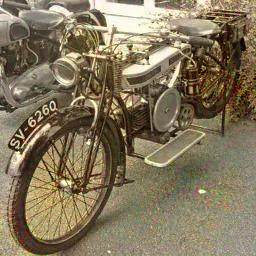
#> input picture drive-download-20260419T085840Z-3-001/image0011__Almond Tree in Blossom__nst.jpg, 256 x 256 px, given as the content of the folder vangogh_color, which was not available
$ python A2_texture_analysis.py   (older library calls are emulated)
#> lines starting #> are read from the running program, lines starting #| are printed output that depends on the picture; long printed decimals are rounded; pictures that were not available may be replaced by others from this repository, and a replacement may not be noted
"""
NHÁNH A — BƯỚC 2: PHÂN TÍCH TEXTURE & BRUSHSTROKE
====================================================
Dùng 2 phương pháp để đo đặc trưng nét cọ Van Gogh:

  1. Gabor Filter — đo hướng và tần số của nét cọ
     Van Gogh nổi tiếng với nét cọ có hướng rõ ràng (xoáy, chéo, ngang)
     Gabor ở nhiều góc (0°–150°) đo energy theo từng hướng → phân bố hướng cọ

  2. LBP (Local Binary Pattern) — đo micro-texture bề mặt
     LBP so sánh từng pixel với 8 láng giềng → mã nhị phân → histogram
     Van Gogh có texture thô, phân bố LBP rất khác ảnh photo thông thường

Output:
  - texture_analysis/gabor_orientation.jpg  : biểu đồ energy theo hướng
  - texture_analysis/lbp_histogram.jpg      : histogram LBP so sánh 3 nhóm
  - texture_analysis/gabor_heatmap_sample.jpg: heatmap Gabor trên ảnh mẫu
  - texture_analysis/texture_stats.csv      : số liệu chi tiết
  - texture_analysis/summary.txt            : nhận xét

Cách dùng:
    python A2_texture_analysis.py \
        --original_dir ./vangogh_color \
        --restored_dir ./eval_results/restored \
        --output_dir   ./texture_analysis
"""

import os
import argparse
import cv2
import numpy as np
import pandas as pd
import matplotlib
matplotlib.use("Agg")
import matplotlib.pyplot as plt
from pathlib import Path
from skimage.feature import local_binary_pattern

IMG_EXTS = {".jpg", ".jpeg", ".png", ".bmp", ".webp"}

# ── Hàm tiện ích ─────────────────────────────────────────────────────────────

def load_gray_images(folder, max_size=256):
    """Đọc ảnh, chuyển grayscale, resize về max_size để đồng nhất."""
    paths = sorted([p for p in Path(folder).rglob("*") if p.suffix.lower() in IMG_EXTS])
    imgs  = []
    for p in paths:
        img = cv2.imread(str(p), cv2.IMREAD_GRAYSCALE)
        if img is not None:
            img = cv2.resize(img, (max_size, max_size))
            imgs.append((p.stem, img.astype(np.float32) / 255.0))
    print(f"  Đọc được {len(imgs)} ảnh từ: {folder}")
    return imgs


# ── 1. Gabor Filter — phân tích hướng nét cọ ─────────────────────────────────

def build_gabor_kernels(orientations, frequency=0.15, sigma=3.0, size=31):
    """
    Tạo bộ Gabor kernels ở nhiều hướng khác nhau.
    frequency: tần số của sóng (liên quan kích thước nét cọ)
    sigma    : độ rộng của Gaussian envelope
    """
    kernels = []
    for theta_deg in orientations:
        theta = np.deg2rad(theta_deg)
        kernel = cv2.getGaborKernel(
            ksize=(size, size),
            sigma=sigma,
            theta=theta,
            lambd=1.0 / frequency,
            gamma=0.5,
            psi=0,
            ktype=cv2.CV_32F
        )
        kernel /= kernel.sum() + 1e-8
        kernels.append(kernel)
    return kernels


def compute_gabor_energy(img_gray, kernels):
    """
    Áp dụng từng Gabor kernel, trả về vector năng lượng (1 giá trị / hướng).
    Energy = mean của magnitude response → đo mức độ nét cọ theo hướng đó.
    """
    energies = []
    for k in kernels:
        response  = cv2.filter2D(img_gray, cv2.CV_32F, k)
        energy    = float(np.mean(np.abs(response)))
        energies.append(energy)
    return np.array(energies)


def analyze_gabor_group(images, kernels, orientations):
    """Tính Gabor energy trung bình và std cho cả nhóm ảnh."""
    all_energies = []
    for _, img in images:
        e = compute_gabor_energy(img, kernels)
        all_energies.append(e)
    arr = np.array(all_energies)
    return arr.mean(axis=0), arr.std(axis=0)


def plot_gabor_orientation(groups_data, orientations, output_dir):
    """
    Vẽ polar chart + bar chart năng lượng Gabor theo hướng cho 3 nhóm.
    Van Gogh đặc trưng: energy phân bố không đều, có peak rõ ở một số hướng.
    """
    fig = plt.figure(figsize=(14, 5))
    fig.suptitle("Phân tích hướng nét cọ (Gabor Energy) — Đặc trưng Van Gogh", fontsize=12)

    # Bar chart truyền thống (dễ đọc hơn)
    ax_bar = fig.add_subplot(1, 2, 1)
    x = np.arange(len(orientations))
    width = 0.25
    colors_map = {
        "Tranh gốc Van Gogh": "#1D9E75",
        "Input (degraded)":   "#888780",
        "Output (restored)":  "#D85A30",
    }
    offsets = [-width, 0, width]
    for i, (label, mean_e, std_e) in enumerate(groups_data):
        norm_e = mean_e / (mean_e.max() + 1e-8)  # normalize để so sánh
        ax_bar.bar(x + offsets[i], norm_e, width, label=label,
                   color=colors_map.get(label, "#888"), alpha=0.8,
                   yerr=std_e / (mean_e.max()+1e-8), capsize=2, error_kw={"linewidth":0.5})

    ax_bar.set_xlabel("Hướng nét cọ (độ)")
    ax_bar.set_ylabel("Năng lượng Gabor (chuẩn hóa)")
    ax_bar.set_xticks(x)
    ax_bar.set_xticklabels([f"{o}°" for o in orientations], fontsize=8)
    ax_bar.legend(fontsize=8)
    ax_bar.grid(True, alpha=0.3, axis="y")
    ax_bar.spines[["top","right"]].set_visible(False)

    # Polar chart — trực quan hơn cho hướng
    ax_pol = fig.add_subplot(1, 2, 2, projection="polar")
    thetas = np.deg2rad(orientations + [orientations[0]])  # đóng vòng
    for label, mean_e, std_e in groups_data:
        norm_e = mean_e / (mean_e.max() + 1e-8)
        vals = np.append(norm_e, norm_e[0])
        ax_pol.plot(thetas, vals, label=label, color=colors_map.get(label, "#888"),
                    linewidth=1.8)
        ax_pol.fill(thetas, vals, alpha=0.08, color=colors_map.get(label, "#888"))
    ax_pol.set_title("Polar — phân bố hướng nét cọ", fontsize=9, pad=15)
    ax_pol.legend(fontsize=7, loc="upper right", bbox_to_anchor=(1.35, 1.1))

    plt.tight_layout()
    out_path = os.path.join(output_dir, "gabor_orientation.jpg")
    plt.savefig(out_path, dpi=130, bbox_inches="tight")
    plt.close()
    print(f"  Đã lưu: {out_path}")


# ── 2. Heatmap Gabor trên ảnh mẫu ────────────────────────────────────────────

def save_gabor_heatmap_sample(images, kernels, orientations, output_dir, n_samples=3):
    """
    Với n ảnh mẫu, vẽ heatmap response của 3 hướng Gabor đặc trưng.
    Giúp cô/người đọc thấy trực quan nét cọ được phát hiện ở đâu.
    """
    selected = images[:n_samples]
    n_show   = 3  # chỉ show 3 hướng đặc trưng nhất
    step     = max(1, len(orientations) // n_show)
    show_idx = list(range(0, len(orientations), step))[:n_show]

    fig, axes = plt.subplots(len(selected), n_show + 1,
                             figsize=(4 * (n_show + 1), 3.5 * len(selected)))
    if len(selected) == 1:
        axes = [axes]

    fig.suptitle("Heatmap Gabor — Van Gogh nét cọ theo hướng", fontsize=11)

    for row, (name, img) in enumerate(selected):
        axes[row][0].imshow(img, cmap="gray", vmin=0, vmax=1)
        axes[row][0].set_title(f"Ảnh gốc\n{name[:20]}", fontsize=8)
        axes[row][0].axis("off")

        for col, ki in enumerate(show_idx, start=1):
            resp = cv2.filter2D(img, cv2.CV_32F, kernels[ki])
            axes[row][col].imshow(np.abs(resp), cmap="hot", vmin=0)
            axes[row][col].set_title(f"Hướng {orientations[ki]}°", fontsize=8)
            axes[row][col].axis("off")

    plt.tight_layout()
    out_path = os.path.join(output_dir, "gabor_heatmap_sample.jpg")
    plt.savefig(out_path, dpi=110, bbox_inches="tight")
    plt.close()
    print(f"  Đã lưu: {out_path}")


# ── 3. LBP — phân tích micro-texture ─────────────────────────────────────────

LBP_RADIUS    = 3
LBP_N_POINTS  = 8 * LBP_RADIUS
LBP_N_BINS    = LBP_N_POINTS + 2  # uniform LBP


def compute_lbp_histogram(img_gray_float):
    """
    Tính histogram LBP uniform cho một ảnh grayscale.
    Uniform LBP: chỉ đếm pattern có ≤2 lần chuyển 0↔1 → robust với rotation.
    """
    img_uint8 = (img_gray_float * 255).astype(np.uint8)
    lbp = local_binary_pattern(img_uint8, LBP_N_POINTS, LBP_RADIUS, method="uniform")
    hist, _ = np.histogram(lbp.ravel(), bins=LBP_N_BINS,
                           range=(0, LBP_N_BINS), density=True)
    return hist


def compute_avg_lbp(images):
    hists = [compute_lbp_histogram(img) for _, img in images]
    return np.mean(hists, axis=0), np.std(hists, axis=0)


def plot_lbp_histograms(groups_data, output_dir):
    """
    So sánh LBP histogram của 3 nhóm.
    Nếu model học đúng texture Van Gogh, LBP của restored phải gần với original.
    """
    fig, ax = plt.subplots(figsize=(11, 4.5))
    ax.set_title("So sánh LBP Texture Histogram — Đặc trưng nét cọ Van Gogh", fontsize=11)

    colors_map = {
        "Tranh gốc Van Gogh": "#1D9E75",
        "Input (degraded)":   "#888780",
        "Output (restored)":  "#D85A30",
    }
    ls_map = {
        "Tranh gốc Van Gogh": "-",
        "Input (degraded)":   "--",
        "Output (restored)":  ":",
    }
    x = np.arange(LBP_N_BINS)
    for label, mean_h, std_h in groups_data:
        c  = colors_map.get(label, "#888")
        ls = ls_map.get(label, "-")
        ax.plot(x, mean_h, label=label, color=c, linestyle=ls, linewidth=1.8)
        ax.fill_between(x, mean_h - std_h, mean_h + std_h, alpha=0.1, color=c)

    ax.set_xlabel("LBP Pattern index (Uniform LBP, R=3)", fontsize=9)
    ax.set_ylabel("Mật độ xác suất", fontsize=9)
    ax.legend(fontsize=9)
    ax.grid(True, alpha=0.3, linewidth=0.5)
    ax.spines[["top","right"]].set_visible(False)

    ax.text(0.99, 0.97,
            "Đường 'Tranh gốc' và 'Restored' gần nhau → model đã học được texture",
            transform=ax.transAxes, ha="right", va="top", fontsize=8,
            color="#555", style="italic")

    plt.tight_layout()
    out_path = os.path.join(output_dir, "lbp_histogram.jpg")
    plt.savefig(out_path, dpi=130, bbox_inches="tight")
    plt.close()
    print(f"  Đã lưu: {out_path}")


# ── 4. Số liệu texture định lượng ────────────────────────────────────────────

def compute_texture_stats_single(img_gray_float, kernels):
    """
    Tổng hợp các số liệu texture cho 1 ảnh:
    - Gabor total energy (tổng năng lượng nét cọ)
    - Gabor dominant orientation (hướng cọ chính)
    - LBP entropy (đo độ phong phú texture)
    - Contrast (độ tương phản cục bộ)
    """
    energies  = compute_gabor_energy(img_gray_float, kernels)
    lbp_hist  = compute_lbp_histogram(img_gray_float)

    # Entropy của LBP distribution
    lbp_hist_norm = lbp_hist + 1e-10
    lbp_entropy   = -float(np.sum(lbp_hist_norm * np.log2(lbp_hist_norm + 1e-10)))

    # Độ tương phản cục bộ (std của gradient magnitude)
    gx = cv2.Sobel(img_gray_float, cv2.CV_32F, 1, 0, ksize=3)
    gy = cv2.Sobel(img_gray_float, cv2.CV_32F, 0, 1, ksize=3)
    grad_mag = np.sqrt(gx**2 + gy**2)

    return {
        "gabor_total_energy":     round(float(energies.sum()), 5),
        "gabor_dominant_angle":   round(float(energies.argmax() * 30), 1),
        "gabor_energy_spread":    round(float(energies.std()), 5),
        "lbp_entropy":            round(lbp_entropy, 4),
        "gradient_mean":          round(float(grad_mag.mean()), 5),
        "gradient_std":           round(float(grad_mag.std()), 5),
    }


# ── Pipeline chính ────────────────────────────────────────────────────────────

def analyze(args):
    os.makedirs(args.output_dir, exist_ok=True)

    ORIENTATIONS = list(range(0, 180, 30))  # 0°, 30°, 60°, 90°, 120°, 150°
    kernels = build_gabor_kernels(ORIENTATIONS)

    print("\n[1] Đang đọc ảnh (grayscale)...")
    orig_imgs = load_gray_images(args.original_dir) if args.original_dir else []
#> in load_gray_images, `img = cv2.imread(str(p), cv2.IMREAD_GRAYSCALE)`:
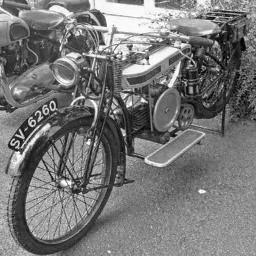
#> img: shape (256, 256); min 0, max 255, mean 119
#|   Đọc được 1 ảnh từ: ./vangogh_color
#> orig_imgs = 1 item
    deg_imgs  = load_gray_images(args.degraded_dir) if args.degraded_dir else []
    rest_imgs = load_gray_images(args.restored_dir) if args.restored_dir else []

    if not orig_imgs:
        raise ValueError("Cần ít nhất --original_dir!")

    print("\n[2] Tính Gabor energy theo hướng...")
    gabor_groups = []
    if orig_imgs:
        m, s = analyze_gabor_group(orig_imgs, kernels, ORIENTATIONS)
#> the loop in analyze_gabor_group, `for _, img in images:` made 1 pass
#> e on pass 1: [0.671, 0.638, 0.628, 0.669, 0.609, 0.608]
#> after the loop in analyze_gabor_group, `for _, img in images:`: all_energies = [[0.671, 0.638, 0.628, 0.669, 0.609, 0.608]]
#> m = [0.671, 0.638, 0.628, 0.669, 0.609, 0.608]; s = [0, 0, 0, 0, 0, 0]
        gabor_groups.append(("Tranh gốc Van Gogh", m, s))
    if deg_imgs:
        m, s = analyze_gabor_group(deg_imgs, kernels, ORIENTATIONS)
        gabor_groups.append(("Input (degraded)", m, s))
    if rest_imgs:
        m, s = analyze_gabor_group(rest_imgs, kernels, ORIENTATIONS)
        gabor_groups.append(("Output (restored)", m, s))

    plot_gabor_orientation(gabor_groups, ORIENTATIONS, args.output_dir)
#> the loop in plot_gabor_orientation, `for i, (label, mean_e, std_e) in enumerate(groups_data):` made 1 pass
#> (label, mean_e, std_e, norm_e) on pass 1: ('Tranh gốc Van Gogh', [0.671, 0.638, 0.628, 0.669, 0.609, 0.608], [0, 0, 0, 0, 0, 0], [1, 0.95, 0.936, 0.997, 0.907, 0.906])
#> the loop in plot_gabor_orientation, `for label, mean_e, std_e in groups_data:` made 1 pass
#> (label, mean_e, std_e, vals) on pass 1: ('Tranh gốc Van Gogh', [0.671, 0.638, 0.628, 0.669, 0.609, 0.608], [0, 0, 0, 0, 0, 0], [1, 0.95, 0.936, 0.997, 0.907, 0.906, 1])

    print("\n[3] Vẽ heatmap Gabor trên ảnh mẫu...")
    save_gabor_heatmap_sample(orig_imgs, kernels, ORIENTATIONS, args.output_dir)
#> in save_gabor_heatmap_sample, `selected = images[:n_samples]`: selected = 1 item
#> the loop in save_gabor_heatmap_sample, `for row, (name, img) in enumerate(selected):` made 1 pass
#> (row, name) on pass 1: (0, 'image0011__Almond Tree in Blossom__nst')
#> in save_gabor_heatmap_sample, `plt.savefig(out_path, dpi=110, bbox_inches="tight")`:
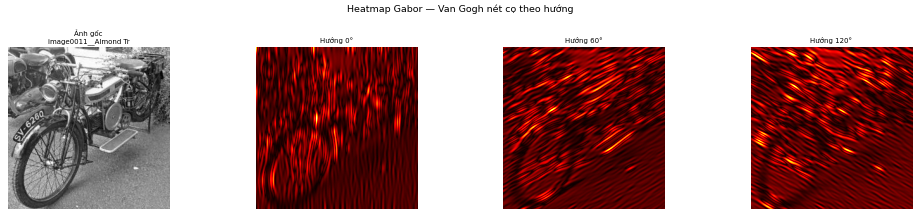
#> figure drawn by matplotlib, 4 panels

    print("\n[4] Tính LBP histogram...")
    lbp_groups = []
    if orig_imgs:
        m, s = compute_avg_lbp(orig_imgs)
#> in compute_lbp_histogram, `lbp = local_binary_pattern(img_uint8, LBP_N_POINTS, LBP_RADIUS, method..`:
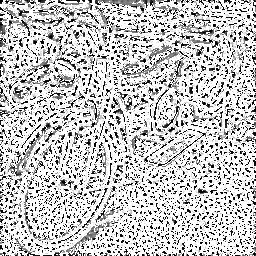
#> lbp: shape (256, 256) float64; min 0, max 25, mean 19.2; drawn with min black and max white
#> in compute_lbp_histogram, `hist, _ = np.histogram(lbp.ravel(), bins=LBP_N_BINS, range=(0, LBP_N_B..`: hist = 26 values, max 0.561 at index 25, min 0.00574 at index 18, mean 0.0385
#> in compute_avg_lbp, `hists = [compute_lbp_histogram(img) for _, img in images]`: hists = 1 item
#> m has the same summary as hist in compute_lbp_histogram; s = 26 values from 0 to 0
        lbp_groups.append(("Tranh gốc Van Gogh", m, s))
    if deg_imgs:
        m, s = compute_avg_lbp(deg_imgs)
        lbp_groups.append(("Input (degraded)", m, s))
    if rest_imgs:
        m, s = compute_avg_lbp(rest_imgs)
        lbp_groups.append(("Output (restored)", m, s))

    plot_lbp_histograms(lbp_groups, args.output_dir)
#> in plot_lbp_histograms, `x = np.arange(LBP_N_BINS)`: x = 26 values from 0 to 25
#> the loop in plot_lbp_histograms, `for label, mean_h, std_h in groups_data:` made 1 pass
#> (label, c, ls) on pass 1: ('Tranh gốc Van Gogh', '#1D9E75', '-')
#> in plot_lbp_histograms, `plt.savefig(out_path, dpi=130, bbox_inches="tight")`:
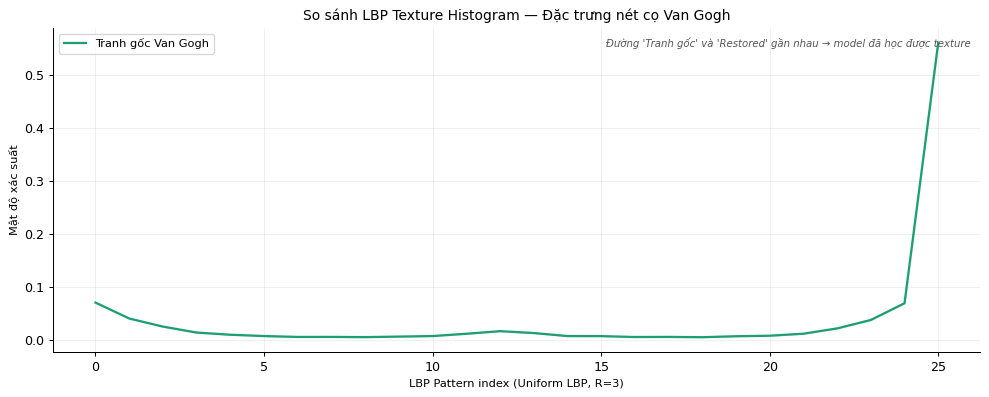
#> figure drawn by matplotlib, 1 panel; curve peaks at x = 25, y = 0.561

    print("\n[5] Tính số liệu texture chi tiết từng ảnh...")
    records = []
    for grp_label, imgs in [("original", orig_imgs), ("degraded", deg_imgs), ("restored", rest_imgs)]:
        for name, img in imgs:
            stats = compute_texture_stats_single(img, kernels)
            stats["image"] = name
            stats["group"] = grp_label
            records.append(stats)
#> this loop made 3 passes
#> (grp_label, imgs) on passes 2 to 3: ('degraded', []), ('restored', [])
#> grp_label on pass 1: 'original'
#> pass 1, in compute_texture_stats_single, `gx = cv2.Sobel(img_gray_float, cv2.CV_32F, 1, 0, ksize=3)`:
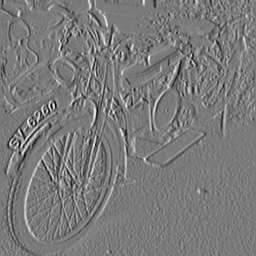
#> gx: shape (256, 256) float32; min -2.82, max 3.04, mean -0.00297; drawn with min black and max white
#> pass 1, in compute_texture_stats_single, `gy = cv2.Sobel(img_gray_float, cv2.CV_32F, 0, 1, ksize=3)`:
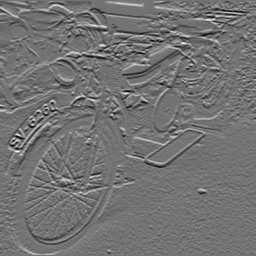
#> gy: shape (256, 256) float32; min -2.79, max 3.38, mean -0.00116; drawn with min black and max white
#> pass 1, in compute_texture_stats_single, `grad_mag = np.sqrt(gx**2 + gy**2)`:
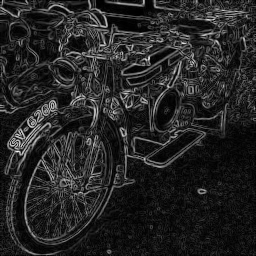
#> grad_mag: shape (256, 256) float32; min 0, max 3.52, mean 0.515; drawn with min black and max white
#> after the loop, records = 1 item

    df = pd.DataFrame(records)
#> df = table of 1 rows and 8 columns
    df.to_csv(os.path.join(args.output_dir, "texture_stats.csv"), index=False)

    # Tóm tắt
    print("\n" + "="*50)
    print("KẾT QUẢ PHÂN TÍCH TEXTURE")
    print("="*50)
    summary_lines = ["PHÂN TÍCH TEXTURE & BRUSHSTROKE — VAN GOGH\n" + "="*50 + "\n"]
    for grp in df["group"].unique():
        sub = df[df["group"] == grp]
        print(f"\n  [{grp.upper()}]")
        summary_lines.append(f"\n[{grp.upper()}]")
        for col in ["gabor_total_energy", "lbp_entropy", "gradient_mean"]:
            line = f"  {col:28s}: {sub[col].mean():.5f} ± {sub[col].std():.5f}"
            print(line); summary_lines.append(line)
#> this loop made 1 pass
#> (grp, sub) on pass 1: ('original', table of 1 rows and 8 columns)
#|   [ORIGINAL]
#|   gabor_total_energy          : 3.823 ± nan
#|   lbp_entropy                 : 2.782 ± nan
#|   gradient_mean               : 0.5145 ± nan
#> after the loop, summary_lines = 5 items

    with open(os.path.join(args.output_dir, "summary.txt"), "w", encoding="utf-8") as f:
        f.write("\n".join(summary_lines))

    print(f"\nHoàn thành! Kết quả tại: {args.output_dir}/")


# ── CLI ─────────────────────────────────────────────────────────────────────

if __name__ == "__main__":
    parser = argparse.ArgumentParser(description="Phân tích texture & brushstroke Van Gogh")
    parser.add_argument("--original_dir", default="./vangogh_color")
    parser.add_argument("--degraded_dir", default=None)
    parser.add_argument("--restored_dir", default=None)
    parser.add_argument("--output_dir",   default="./texture_analysis")
    args = parser.parse_args()
    analyze(args)

# ── Ví dụ chạy ──────────────────────────────────────────────────────────────
# Chỉ tranh gốc:
#   python A2_texture_analysis.py --original_dir ./vangogh_color
#
# So sánh đầy đủ:
#   python A2_texture_analysis.py \
#       --original_dir ./vangogh_color \
#       --degraded_dir ./dataset_restore/test_inputs \
#       --restored_dir ./eval_results/restored

$ run again, on drive-download-20260419T085840Z-3-001/image0003__Apricot Trees in Blossom 2__nst.jpg
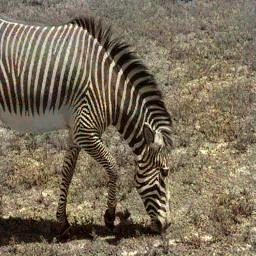
#> input picture drive-download-20260419T085840Z-3-001/image0003__Apricot Trees in Blossom 2__nst.jpg, 256 x 256 px, given as the content of the folder vangogh_color, which was not available
#|   Đọc được 1 ảnh từ: ./vangogh_color
#> orig_imgs = 1 item
#> the loop in analyze_gabor_group, `for _, img in images:` made 1 pass
#> e on pass 1: [0.761, 0.646, 0.56, 0.606, 0.553, 0.558]
#> after the loop in analyze_gabor_group, `for _, img in images:`: all_energies = [[0.761, 0.646, 0.56, 0.606, 0.553, 0.558]]
#> in analyze, `m, s = analyze_gabor_group(orig_imgs, kernels, ORIENTATIONS)`: m = [0.761, 0.646, 0.56, 0.606, 0.553, 0.558]; s = [0, 0, 0, 0, 0, 0]
#> the loop in plot_gabor_orientation, `for i, (label, mean_e, std_e) in enumerate(groups_data):` made 1 pass
#> (label, mean_e, std_e, norm_e) on pass 1: ('Tranh gốc Van Gogh', [0.761, 0.646, 0.56, 0.606, 0.553, 0.558], [0, 0, 0, 0, 0, 0], [1, 0.849, 0.736, 0.796, 0.727, 0.733])
#> the loop in plot_gabor_orientation, `for label, mean_e, std_e in groups_data:` made 1 pass
#> (label, mean_e, std_e, vals) on pass 1: ('Tranh gốc Van Gogh', [0.761, 0.646, 0.56, 0.606, 0.553, 0.558], [0, 0, 0, 0, 0, 0], [1, 0.849, 0.736, 0.796, 0.727, 0.733, 1])
#> selected = 1 item
#> the loop in save_gabor_heatmap_sample, `for row, (name, img) in enumerate(selected):` made 1 pass
#> row on pass 1: 0
#> hist = 26 values, max 0.564 at index 25, min 0.00458 at index 16, mean 0.0385
#> hists = 1 item
#> in analyze, `m, s = compute_avg_lbp(orig_imgs)`: m has the same summary as hist in compute_lbp_histogram; s = 26 values from 0 to 0
#> x = 26 values from 0 to 25
#> the loop in plot_lbp_histograms, `for label, mean_h, std_h in groups_data:` made 1 pass
#> (label, c, ls) on pass 1: ('Tranh gốc Van Gogh', '#1D9E75', '-')
#> in plot_lbp_histograms, `plt.savefig(out_path, dpi=130, bbox_inches="tight")`:
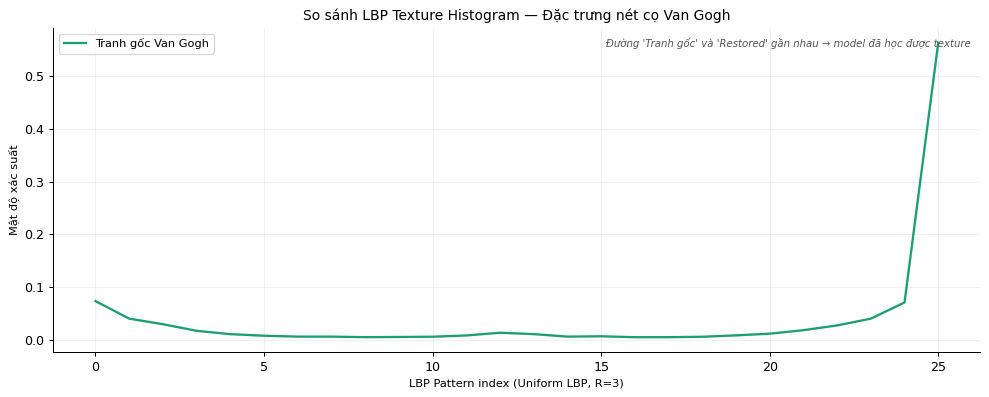
#> figure drawn by matplotlib, 1 panel; curve peaks at x = 25, y = 0.564
#> the loop in analyze, `for grp_label, imgs in [("original", orig_imgs), ("degraded", deg_imgs..` made 3 passes
#> (grp_label, imgs) on passes 2 to 3: ('degraded', []), ('restored', [])
#> pass 1, in compute_texture_stats_single, `grad_mag = np.sqrt(gx**2 + gy**2)`:
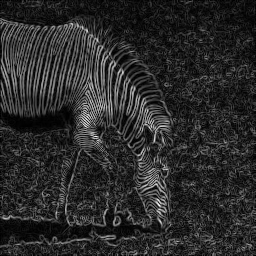
#> grad_mag: shape (256, 256) float32; min 0, max 3.59, mean 0.605; drawn with min black and max white
#> after the loop in analyze, `for grp_label, imgs in [("original", orig_imgs), ("degraded", deg_imgs..`: records = 1 item
#> df = table of 1 rows and 8 columns
#> the loop in analyze, `for grp in df["group"].unique():` made 1 pass
#> (grp, sub) on pass 1: ('original', table of 1 rows and 8 columns)
#> (printed output is left out)
#> after the loop in analyze, `for grp in df["group"].unique():`: summary_lines = 5 items
